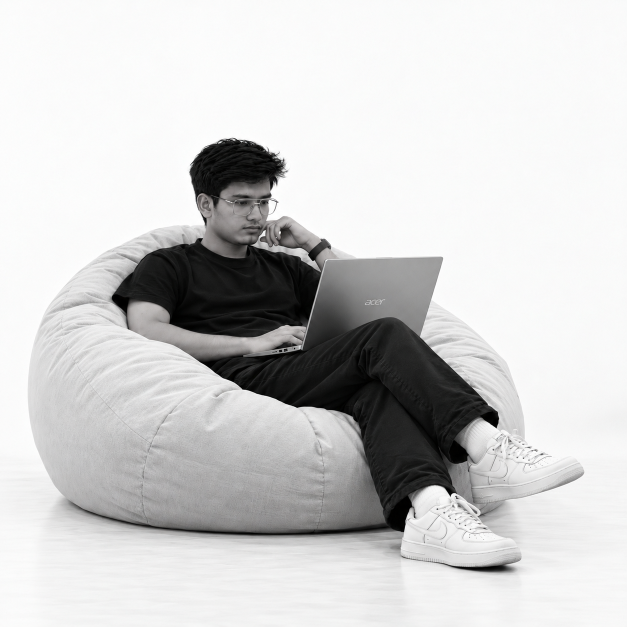
#> input picture 30e0a70f-b77f-4439-846b-fa97a925a351.png, 1254 x 1254 px, found by its file name (shown at 1/2 size)
$ python remove_bg.py
#> lines starting #> are read from the running program, lines starting #| are printed output that depends on the picture; after the words box and inside, x2 and y2 are one past the last pixel; in counts of white or black regions, pixels touching at a corner belong together
from PIL import Image
import numpy as np

img = Image.open(r'd:\Projects\port\simple\30e0a70f-b77f-4439-846b-fa97a925a351.png').convert('RGBA')
data = np.array(img, dtype=np.uint8)

r, g, b = data[:,:,0].astype(np.float32), data[:,:,1].astype(np.float32), data[:,:,2].astype(np.float32)

# Background is very near-white
fully_transparent = (r > 230) & (g > 230) & (b > 230)
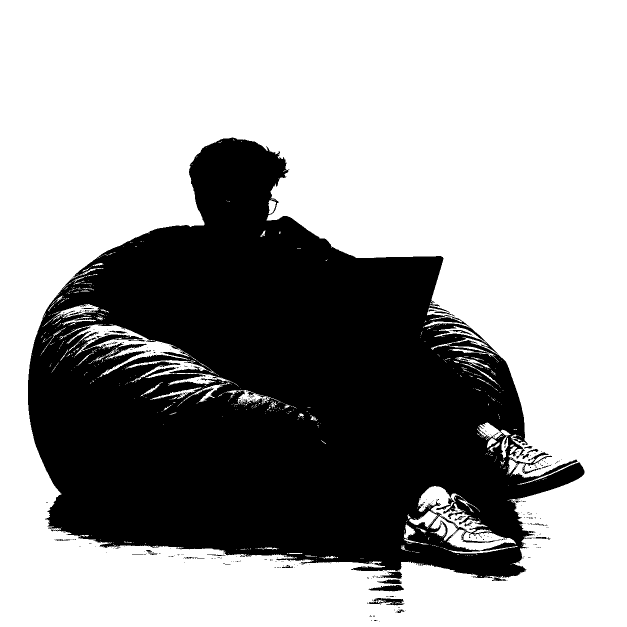
#> fully_transparent: shape (1254, 1254) bool (shown at 1/2 size); 63.5% white; 345 black regions (312 under 20 px), largest, box (x1, y1, x2, y2) and area: (56, 275, 1169, 1157) 569260, (737, 1196, 809, 1211) 561, (737, 1170, 808, 1183) 558
feathered = (r > 205) & (g > 205) & (b > 205) & ~fully_transparent
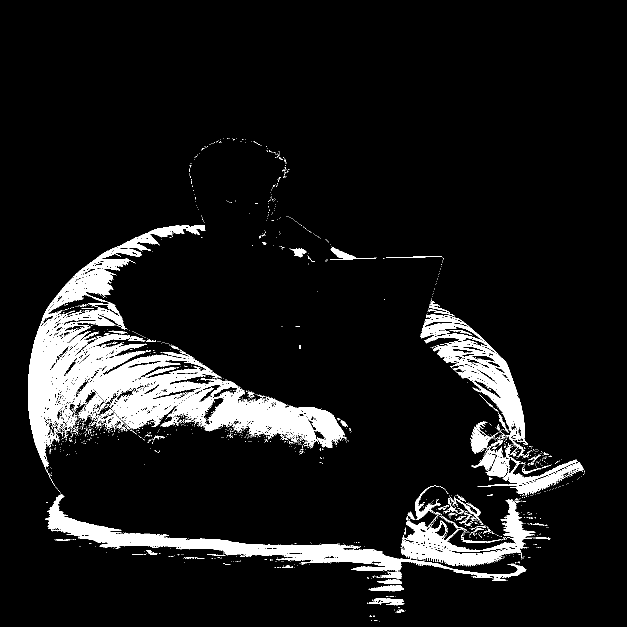
#> feathered: shape (1254, 1254) bool (shown at 1/2 size); 8.9% white; 1566 white regions (1485 under 20 px), largest, box (x1, y1, x2, y2) and area: (56, 450, 693, 973) 74826, (90, 987, 1053, 1157) 20928, (840, 628, 1055, 914) 15546

alpha = np.full((data.shape[0], data.shape[1]), 255, dtype=np.float32)
alpha[fully_transparent] = 0
brightness_edge = (r[feathered] + g[feathered] + b[feathered]) / 3
alpha[feathered] = ((brightness_edge - 205) / 25 * 160).clip(0, 160)
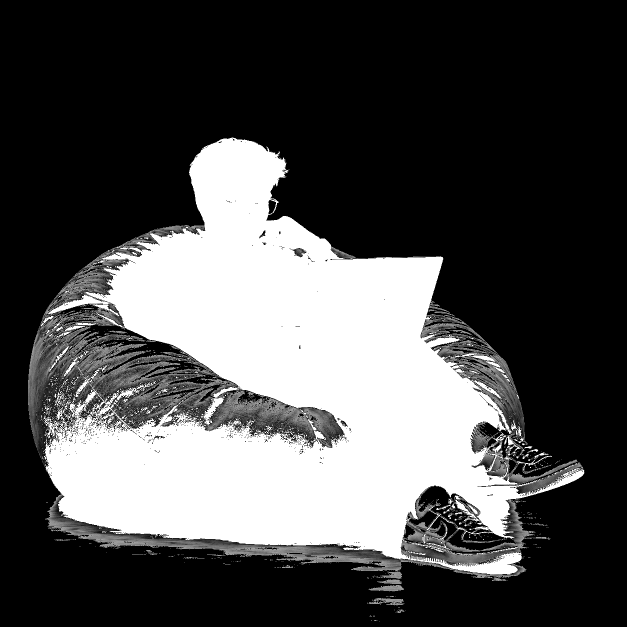
#> alpha: shape (1254, 1254) float32 (shown at 1/2 size); min 0, max 255, mean 78.4

data[:,:,3] = alpha.astype(np.uint8)
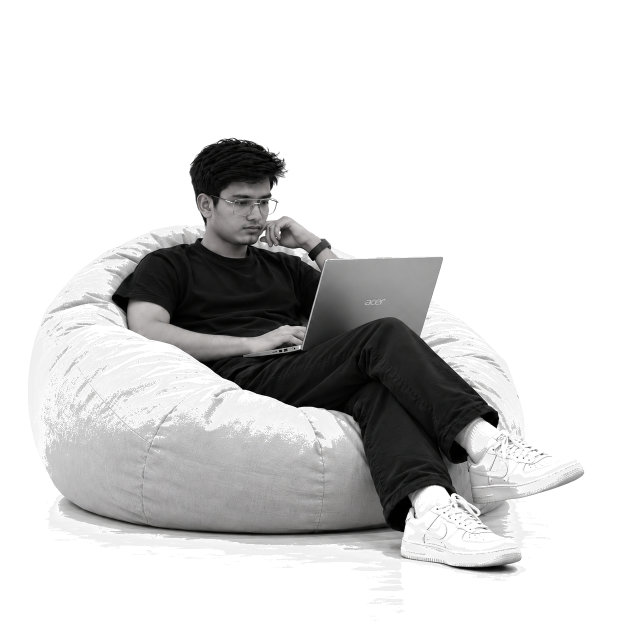
#> data: shape (1254, 1254, 4) (shown at 1/2 size); mean R, G, B, A 206, 206, 205.8, 78.4; transparent parts drawn white
result = Image.fromarray(data)
result.save('d:/Projects/port/simple/pranav_nobg.png')
print('Done! Saved pranav_nobg.png')
